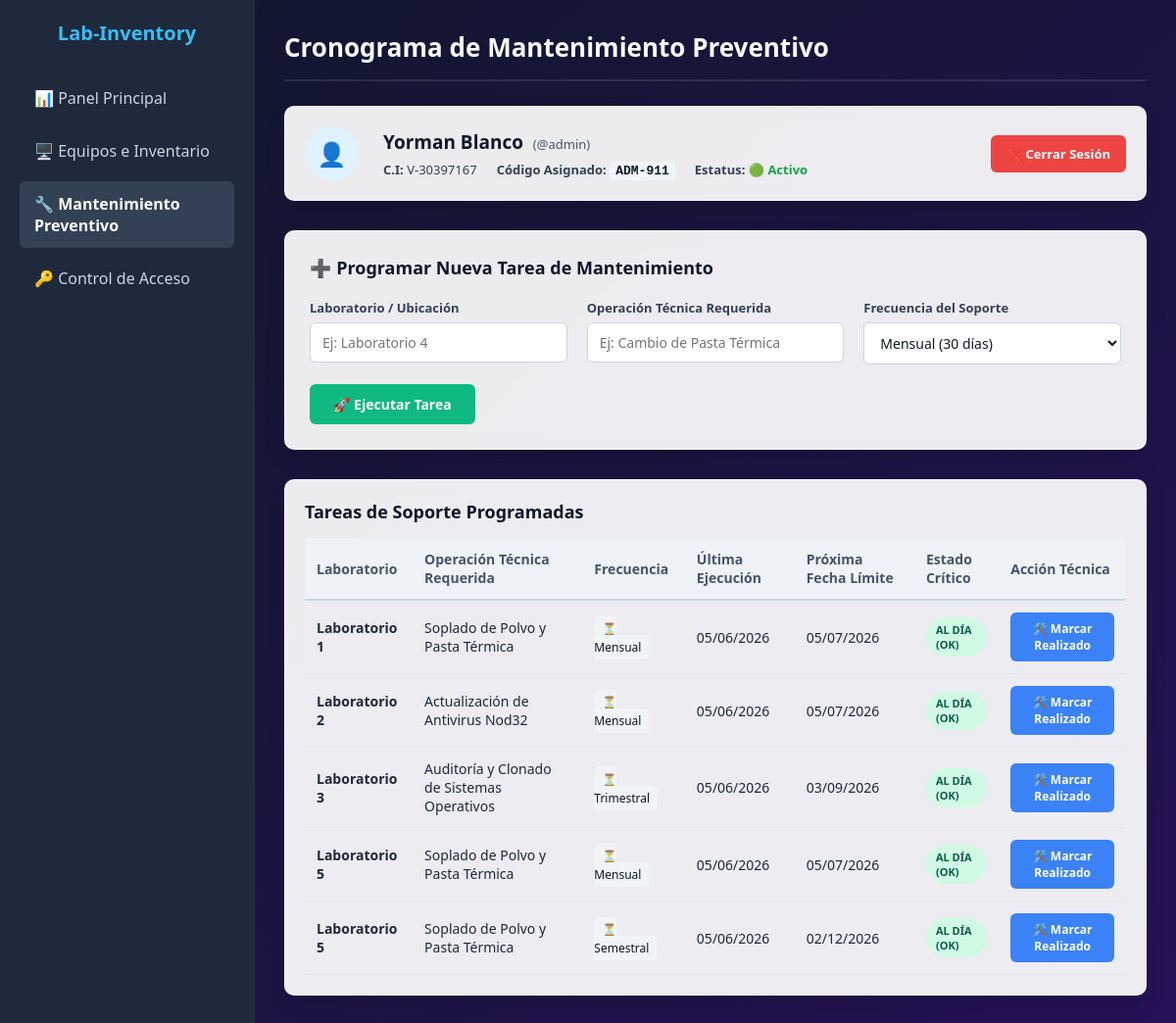
The page /mantenimiento (signed in) on the database its author committed.
### app.py (models this page shows)
class Usuario(db.Model):
    id = db.Column(db.Integer, primary_key=True)
    username = db.Column(db.String(50), unique=True, nullable=False)
    password = db.Column(db.String(100), nullable=False)
    nombre = db.Column(db.String(100), nullable=False)
    apellido = db.Column(db.String(100), nullable=False)
    cedula = db.Column(db.String(20), unique=True, nullable=False)
    codigo_asignado = db.Column(db.String(20), unique=True, nullable=False)
    estado = db.Column(db.String(20), default="Activo")

class Mantenimiento(db.Model):
    id = db.Column(db.Integer, primary_key=True)
    laboratorio = db.Column(db.String(100), nullable=False)
    tipo_tarea = db.Column(db.String(150), nullable=False) # Ej: Limpieza física, Actualizar software
    frecuencia = db.Column(db.String(50), nullable=False)   # Ej: Mensual, Trimestral
    ultima_fecha = db.Column(db.Date, nullable=False)      # Cuándo se hizo por última vez
    proxima_fecha = db.Column(db.Date, nullable=False)     # Cuándo le toca obligatoriamente

### app.py (the view)
@app.route('/mantenimiento')
def mantenimiento():
    if 'usuario' not in session:
        return redirect(url_for('login'))
    admin_info = Usuario.query.filter_by(username=session['usuario']).first()
    tareas = Mantenimiento.query.all()
    tareas_procesadas = []
    hoy = date.today()
    for tarea in tareas:
        dias_restantes = (tarea.proxima_fecha - hoy).days
        if dias_restantes < 0:
            color = "rojo"
            estatus = "Vencido"
        elif dias_restantes <= 7:
            color = "amarillo"
            estatus = "Próximo a vencer"
        else:
            color = "verde"
            estatus = "Al día"
        tareas_procesadas.append({
            'id': tarea.id,
            'laboratorio': tarea.laboratorio,
            'tipo_tarea': tarea.tipo_tarea,
            'frecuencia': tarea.frecuencia,
            'ultima_fecha': tarea.ultima_fecha.strftime('%d/%m/%Y'),
            'proxima_fecha': tarea.proxima_fecha.strftime('%d/%m/%Y'),
            'dias_restantes': dias_restantes,
            'color': color,
            'estatus': estatus
        })
    return render_template(
        'mantenimiento.html',
        usuario_actual=session['usuario'],
        admin=admin_info,
        tareas=tareas_procesadas
    )

### templates/mantenimiento.html (shortened to what this page needs)
<!DOCTYPE html>
<html lang="es">
<head>
</head>
<body>
    <div class="sidebar">
        <div>
            <h2>Lab-Inventory</h2>
            <a href="{{ url_for('home') }}" class="menu-item">📊 Panel Principal</a>
            <a href="{{ url_for('inventario') }}" class="menu-item">🖥️ Equipos e Inventario</a>
            <a href="{{ url_for('mantenimiento') }}" class="menu-item active">🔧 Mantenimiento Preventivo</a>
            {% if usuario_actual == 'admin' %}
            <a href="{{ url_for('acceso') }}" class="menu-item">🔑 Control de Acceso</a>
            {% endif %}
        </div>
    </div>
    <div class="main-content">
        <div class="header">
            <h1>Cronograma de Mantenimiento Preventivo</h1>
        </div>
        <div class="profile-card" style="background: rgba(255, 255, 255, 0.92); backdrop-filter: blur(8px); padding: 20px; border-radius: 10px; box-shadow: 0 10px 25px -5px rgba(0, 0, 0, 0.2); margin-bottom: 30px; display: flex; justify-content: space-between; align-items: center; border: 1px solid rgba(255, 255, 255, 0.5);">
            <div style="display: flex; gap: 25px; align-items: center;">
                <div style="background: #e0f2fe; padding: 12px; border-radius: 50%; font-size: 24px; display: flex; align-items: center; justify-content: center; width: 55px; height: 55px;">👤</div>
                <div>
                    <h2 style="margin: 0; font-size: 19px; color: #0f172a; font-weight: 700;">
                        {{ admin.nombre }} {{ admin.apellido }}
                        <span style="font-size: 13px; color: #475569; font-weight: normal; margin-left: 5px;">(@{{ admin.username }})</span>
                    </h2>
                    <div style="display: flex; gap: 20px; margin-top: 6px; font-size: 13px; color: #334155;">
                        <p><strong>C.I:</strong> {{ admin.cedula }}</p>
                        <p><strong>Código Asignado:</strong> <span style="font-family: monospace; background: #f1f5f9; padding: 2px 6px; border-radius: 4px; font-weight: bold; color: #0f172a;">{{ admin.codigo_asignado }}</span></p>
                        <p><strong>Estatus:</strong> <span style="color: #16a34a; font-weight: bold;">🟢 Activo</span></p>
                    </div>
                </div>
            </div>
            <div>
                <a href="{{ url_for('logout') }}" style="background-color: #ef4444; color: white; text-align: center; padding: 10px 16px; border-radius: 6px; text-decoration: none; font-weight: bold; font-size: 13px; display: inline-flex; align-items: center; gap: 6px; transition: 0.3s;">
                    ❌ Cerrar Sesión
                </a>
            </div>
        </div>
        <div class="form-container">
            <h2>➕ Programar Nueva Tarea de Mantenimiento</h2>
            <form action="{{ url_for('crear_mantenimiento') }}" method="POST">
                <div class="form-grid">
                    <div class="form-group">
                        <label for="laboratorio">Laboratorio / Ubicación</label>
                        <input type="text" id="laboratorio" name="laboratorio" placeholder="Ej: Laboratorio 4" required>
                    </div>
                    <div class="form-group">
                        <label for="tipo_tarea">Operación Técnica Requerida</label>
                        <input type="text" id="tipo_tarea" name="tipo_tarea" placeholder="Ej: Cambio de Pasta Térmica" required>
                    </div>
                    <div class="form-group">
                        <label for="frecuencia">Frecuencia del Soporte</label>
                        <select id="frecuencia" name="frecuencia" required>
                            <option value="Mensual">Mensual (30 días)</option>
                        </select>
                    </div>
                </div>
                <button type="submit" class="btn-submit">🚀 Ejecutar Tarea</button>
            </form>
        </div>
        <div class="table-container">
            <h2>Tareas de Soporte Programadas</h2>
            <table>
                <thead>
                    <tr>
                        <th>Laboratorio</th>
                        <th>Operación Técnica Requerida</th>
                        <th>Frecuencia</th>
                        <th>Última Ejecución</th>
                        <th>Próxima Fecha Límite</th>
                        <th>Estado Crítico</th>
                        <th>Acción Técnica</th>
                    </tr>
                </thead>
                <tbody>
                    {% for tarea in tareas %}
                    <tr>
                        <td><strong>{{ tarea.laboratorio }}</strong></td>
                        <td>{{ tarea.tipo_tarea }}</td>
                        <td><span style="background: rgba(241, 245, 249, 0.9); padding: 4px 8px; border-radius: 4px; font-size: 12px; font-weight: 500; color: #0f172a;">⏳ {{ tarea.frecuencia }}</span></td>
                        <td>{{ tarea.ultima_fecha }}</td>
                        <td>{{ tarea.proxima_fecha }}</td>
                        <td>
                            <span class="badge {{ tarea.color }}">
                                {{ tarea.estatus }}
                                {% if tarea.color == 'rojo' %}(¡Hace {{ tarea.dias_restantes | abs }} días!){% elif tarea.color == 'amarillo' %}(Faltan {{ tarea.dias_restantes }}d){% else %}(Ok){% endif %}
                            </span>
                        </td>
                        <td>
                            <form action="{{ url_for('realizar_mantenimiento', tarea_id=tarea.id) }}" method="POST" style="margin:0;">
                                <button type="submit" class="btn-action">🛠️ Marcar Realizado</button>
                            </form>
                        </td>
                    </tr>
                    {% endfor %}
                </tbody>
            </table>
        </div>
    </div>
</body>
</html>

### templates/mantenimiento.html (style rules this page uses)
* { margin: 0; padding: 0; box-sizing: border-box; font-family: 'Segoe UI', Tahoma, Geneva, Verdana, sans-serif; }
body { display: flex; background: linear-gradient(-45deg, #0f172a, #1e1b4b, #2e1065, #0f172a); background-size: 400% 400%; animation: soporteBg 12s ease infinite; color: #333; height: 100vh; overflow: hidden; }
.sidebar { width: 260px; background-color: #1e293b; color: white; padding: 20px; display: flex; flex-direction: column; justify-content: space-between; flex-shrink: 0; border-right: 1px solid rgba(255, 255, 255, 0.05); }
.sidebar h2 { font-size: 20px; text-align: center; margin-bottom: 30px; color: #38bdf8; font-weight: bold; }
.menu-item { padding: 12px 15px; color: #cbd5e1; text-decoration: none; display: block; border-radius: 6px; margin-bottom: 8px; transition: 0.3s; }
.menu-item:hover, .menu-item.active { background-color: #334155; color: white; font-weight: bold; }
.main-content { flex: 1; padding: 30px; overflow-y: auto; }
.header { display: flex; justify-content: space-between; align-items: center; margin-bottom: 25px; border-bottom: 2px solid rgba(255, 255, 255, 0.1); padding-bottom: 15px; }
.header h1 { font-size: 26px; color: #f8fafc; }
.form-container { background: rgba(255, 255, 255, 0.92); backdrop-filter: blur(8px); border-radius: 10px; box-shadow: 0 10px 25px -5px rgba(0, 0, 0, 0.2); padding: 25px; margin-bottom: 30px; border: 1px solid rgba(255, 255, 255, 0.5); }
.form-container h2 { font-size: 18px; margin-bottom: 20px; color: #0f172a; display: flex; align-items: center; gap: 8px; font-weight: 700; }
.form-grid { display: grid; grid-template-columns: repeat(auto-fit, minmax(220px, 1fr)); gap: 20px; margin-bottom: 15px; }
.form-group { display: flex; flex-direction: column; }
.form-group label { font-size: 13px; font-weight: 600; color: #334155; margin-bottom: 6px; }
.form-group input, .form-group select { padding: 10px 12px; border: 1px solid #cbd5e1; border-radius: 6px; font-size: 14px; color: #0f172a; outline: none; background: white; transition: 0.2s; }
.btn-submit { background-color: #10b981; color: white; border: none; padding: 11px 24px; font-size: 14px; font-weight: bold; border-radius: 6px; cursor: pointer; transition: 0.2s; display: inline-flex; align-items: center; gap: 6px; margin-top: 5px; }
.table-container { background: rgba(255, 255, 255, 0.92); backdrop-filter: blur(8px); border-radius: 10px; box-shadow: 0 10px 25px -5px rgba(0, 0, 0, 0.2); padding: 20px; border: 1px solid rgba(255, 255, 255, 0.5); }
.table-container h2 { font-size: 18px; margin-bottom: 15px; color: #0f172a; font-weight: 700; }
table { width: 100%; border-collapse: collapse; text-align: left; }
th { background-color: rgba(241, 245, 249, 0.8); padding: 12px; color: #475569; font-size: 14px; border-bottom: 2px solid #cbd5e1; font-weight: 600; }
td { padding: 12px; border-bottom: 1px solid #e2e8f0; font-size: 14px; color: #1e293b; }
.btn-action { border: none; padding: 8px 14px; border-radius: 6px; font-size: 12px; font-weight: bold; cursor: pointer; background-color: #3b82f6; color: white; transition: 0.2s; }
.badge { padding: 5px 10px; border-radius: 20px; font-size: 11px; font-weight: bold; text-transform: uppercase; display: inline-block; }
.badge.verde { background-color: #d1fae5; color: #065f46; }

### rows shown on the page
Usuario: nombre "Yorman", apellido "Blanco", username "admin", cedula "V-30397167", codigo_asignado "ADM-911"
Mantenimiento: laboratorio "Laboratorio 1", tipo_tarea "Soplado de Polvo y Pasta Térmica", frecuencia "Mensual", ultima_fecha "05/06/2026", proxima_fecha "05/07/2026", estatus "AL DÍA"
Mantenimiento: laboratorio "Laboratorio 2", tipo_tarea "Actualización de Antivirus Nod32", frecuencia "Mensual", ultima_fecha "05/06/2026", proxima_fecha "05/07/2026", estatus "AL DÍA"
Mantenimiento: laboratorio "Laboratorio 3", tipo_tarea "Auditoría y Clonado de Sistemas Operativos", frecuencia "Trimestral", ultima_fecha "05/06/2026", proxima_fecha "03/09/2026", estatus "AL DÍA"
Mantenimiento: laboratorio "Laboratorio 5", tipo_tarea "Soplado de Polvo y Pasta Térmica", frecuencia "Mensual", ultima_fecha "05/06/2026", proxima_fecha "05/07/2026", estatus "AL DÍA"
Mantenimiento: laboratorio "Laboratorio 5", tipo_tarea "Soplado de Polvo y Pasta Térmica", frecuencia "Semestral", ultima_fecha "05/06/2026", proxima_fecha "02/12/2026", estatus "AL DÍA"
